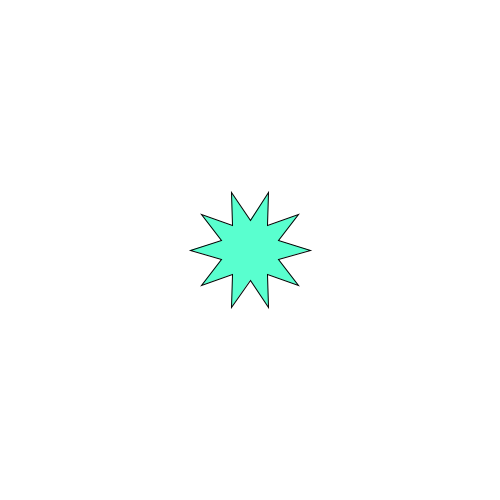
Frame 1 (no input)
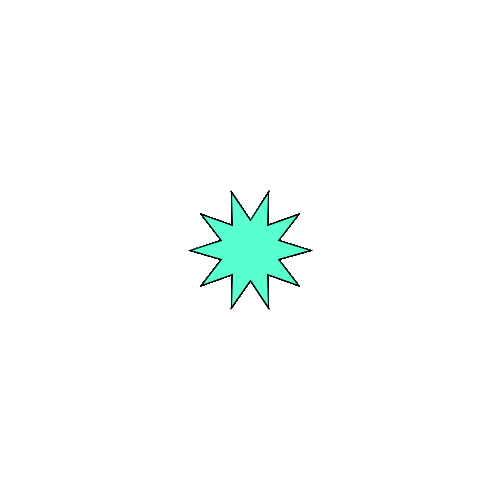
Frame 60 (the mouse pressed at the canvas centre just before this capture)
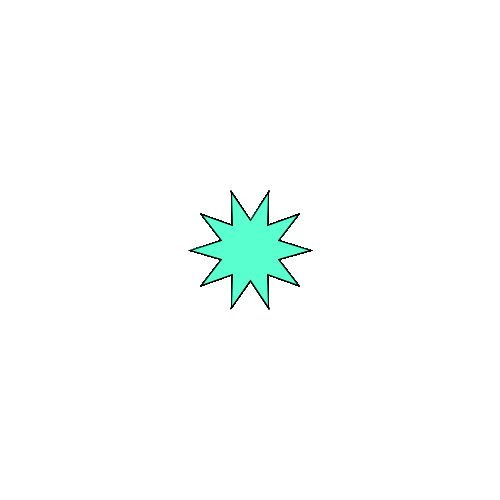
Frame 120 (the mouse held since frame 60 and released just before this capture)

The Processing sketch that drew these frames (run headless with seeded random() and noise(); from frame 60 on, the mouse is pressed at the canvas centre):

// Processing sketch: processing_73312
// ── processing_73312.pde


void setup()
{
  size(500,500);
  background(255);
}

void draw() 
{
  fill(89,277,207);
  drawPoly(20,250,250,60);
}

void drawPoly(int sides, int centerX, int centerY, int vdist)
{
  beginShape();
    for (int i = 0; i < sides; i++)
    {
      float angle = 360 / sides;
      
      if(i%2==0)
      {
        vertex(centerX + vdist * cos(radians(angle * i)),centerY + vdist * sin(radians(angle * i)));
      }
      else
      {
        vertex(centerX + vdist/2 * cos(radians(angle * i)),centerY + vdist/2 * sin(radians(angle * i)));
      }
    }
  endShape(CLOSE);
}
